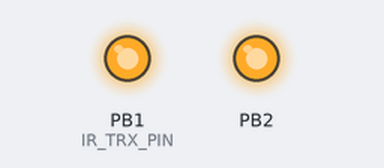
The program below on a simulated ATmega328P, built with avr-gcc and emulated at 16 MHz. Shown: output pins drawn as LEDs (lit = HIGH). Pins used as bus, display or sensor lines are not drawn; what the program prints to the serial monitor is not drawn. At 0.0 s the program stops and its outputs stay as they are.

Above: at 0.1 s.
Timing chart, 0 to 1.5 s (numbered marks = the images above):
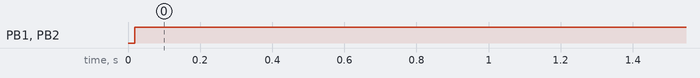

The program:

main.c
```c
#include <etc.h>
#include <string.h>
#include <stdio.h>
#include <stdlib.h>
#include <avr/io.h>
#include <avr/interrupt.h>
#include <util/delay.h>

#include <uart.h>
#include <adc.h>
#include <timer.h>
#include <pin_int.h>
#include <soft_uart.h>
#include <ir.h>
#include <spi.h>
#include <lora.h>

int usart_putchar_printf(char var, FILE *stream);

static FILE mystdout = FDEV_SETUP_STREAM(usart_putchar_printf, NULL, _FDEV_SETUP_WRITE);

int usart_putchar_printf(char var, FILE *stream)
{
    if (var == '\n') uartWriteChar('\r');
    uartWriteChar(var);
    return 0;
}

void uart_rcv_event()
{
    uartWriteString("\nThis is the UART interrupt handler"
                    "\n");
    adcStartMeasurement(0 /* just use channel 0 */);
}

void adc_fin_event(uint16_t adc_value)
{
    uartWriteString("\nThis is the ADC interrupt handler"
                    "\n");
}

void timer_ov_interrupt()
{
    PORTB ^= _BV(5);
    timerSetValue(57724); //overflow in 500ms
}

void pin_int0_interrupt()
{
    uartWriteString("\npin0 int triggered\n");
}

void pin_int1_interrupt()
{
    uartWriteString("\npin1 int triggered\n");
}

void soft_uart_interrupt()
{
    uint8_t data = softUartGetChar();
    softUartWriteChar(data);
    uartWriteChar(data);
}

uint8_t buffer[256];
void initLora()
{
    DDRB |= _BV(PB2) | _BV(PB1);
    void setSS(uint8_t state){if(state){PORTB |= _BV(PB2);}else{PORTB &= ~_BV(PB2);}}
    void setRst(uint8_t state){if(state){PORTB |= _BV(PB1);}else{PORTB &= ~_BV(PB1);}}
    spiInit();

    intCallbackHandle hndl = loraInit(&spiExchange, &setSS, &setRst, 866E6, buffer);

    if(hndl == 0)
        printf("Error while initializing lora\n");
    else
        pinInt0RegisterInterrupt(hndl, INT_RISING_EDGE);
}

void init()
{
    //switch on the integrated LED
    DDRB |= _BV(5);
    PORTB |= _BV(5);

    uartInit(UBBR_VALUE(57600));
    stdout = &mystdout;
    initLora();


    //adcInit();
    //timerInit();

    //the softuart is tested for speeds up to 38400 baut
    //softUartInit(SOFT_UART_BAUT_TO_US(9600));

    //adcRegisterInterrupt(adc_fin_event);
    //uartRegisterInterrupt(uart_rcv_event);
    //timerRegisterInterrupt(timer_ov_interrupt);
    //softUartRegisterInterrupt(soft_uart_interrupt);
    //those are used by the soft uart
    //pinInt0RegisterInterrupt(pin_int0_interrupt, INT_FALLING_EDGE);
    //pinInt1RegisterInterrupt(pin_int1_interrupt, INT_FALLING_EDGE);

    sei();
}
void loraWritePacket(uint8_t* data, uint8_t size);
uint8_t loraReadPacket(uint8_t* data);
void loraDoStuff();
int main(void)
{
    init();

    printf("Hello this is the " WHO_AM_I "\n");

    //loraDoStuff();
    char* tst = "this is a test";

    while (1)
    {

            loraWritePacket(tst, 10);

        int len = loraReadPacket(buffer);
        //printf("test7\n");

        for(int idx = 0; idx < len; idx++)
        {
            printf("%c", buffer[idx]);
        }

        printf("\n");
        _delay_ms(5000);
    }

    return 0;
}
```

etc.h
```c
//this is just to make sure VS code does not highlight all of the SFRs and stuff

//change this of differend CPUs otherwise it will not build
#ifndef ETC_H
#define ETC_H

#ifndef __AVR_ATmega328P__
#define __AVR_ATmega328P__
#endif

#ifndef F_CPU
#define F_CPU 16000000
#endif

#ifndef WHO_AM_I
#define WHO_AM_I "TEMPLATE"
#endif


enum IO_PORTS
{
    PORTB = 0,
    PORTC = 1,
    PORTD = 2
};

#endif
```

adc.c
```c
#include <etc.h>
#include <avr/io.h>
#include <avr/interrupt.h>
#include <adc.h>

static void (*adc_fin_int_funct) (uint16_t) = 0;

void adcRegisterInterrupt(void (*ptr) (uint16_t))
{
    //enable interrupt
    ADCSRA |= _BV(ADIE);
    adc_fin_int_funct = ptr;
}

ISR(ADC_vect)
{
    if(adc_fin_int_funct != 0)
        adc_fin_int_funct(ADCW);
}

void adcInit()
{
    //the adc frequency must be between 50khz and 200khz
    uint8_t prescaler = ADC_CLK_DIV128;

    //set the ref here because a ref change takes time!!!
    ADMUX = _BV(REFS0);
    ADCSRA = _BV(ADEN) | prescaler;
}

void adcStartMeasurement(uint8_t channel)
{
    ADMUX = _BV(REFS0) | (channel & 0x0F);
    ADCSRA |= _BV(ADSC);
}

uint16_t adcGetValue(uint8_t channel)
{
    ADMUX = _BV(REFS0) | (channel & 0x0F);
    ADCSRA |= _BV(ADSC);

    while (ADCSRA & _BV(ADSC))
        __asm volatile("nop");

    return ADCW;
}
```

adc.h
```c
#ifndef ADC_H
#define ADC_H

#include <stdint.h>

enum ADC_DIVIDER
{
    ADC_CLK_DIV2 = 1,
    ADC_CLK_DIV4 = 2,
    ADC_CLK_DIV8 = 3,
    ADC_CLK_DIV16 = 4,
    ADC_CLK_DIV32 = 5,
    ADC_CLK_DIV64 = 6,
    ADC_CLK_DIV128 = 7
};

void adcInit();
void adcStartMeasurement(uint8_t channel);
uint16_t adcGetValue(uint8_t channel);
void adcRegisterInterrupt(void (*ptr) (uint16_t));

#endif
```

ir.c
```c
#include <etc.h>
#include <ir.h>
#include <avr/io.h>

static uint16_t pulses[PULSES_BUFFER_SIZE];
static uint16_t pulses_cnt   = 0;
static uint8_t num_enc_data = 0;

uint16_t OPTIMIZE_O4 wait_for_high_value(uint16_t max_value)
{
    uint16_t time_elapsed = 0;

    while((IR_RCV_PORT & IR_RCV_PIN) == 0 && time_elapsed < max_value)
    {
        __asm volatile("nop\n nop\n nop\n nop\n nop\n nop\n");
        time_elapsed++;
    }

    return time_elapsed;
}

uint16_t OPTIMIZE_O4 wait_for_low_value(uint16_t max_value)
{
    uint16_t time_elapsed = 0;

    while((IR_RCV_PORT & IR_RCV_PIN) != 0 && time_elapsed < max_value)
    {
        __asm volatile("nop\n nop\n nop\n nop\n nop\n nop\n");
        time_elapsed++;
    }

    return time_elapsed;
}

uint16_t OPTIMIZE_O4 wait_for_high()
{
    uint16_t time_elapsed = 0;

    while((IR_RCV_PORT & IR_RCV_PIN) == 0)
    {
        wait_us();
        time_elapsed++;
    }

    return time_elapsed;
}

uint16_t OPTIMIZE_O4 wait_for_low()
{
    uint16_t time_elapsed = 0;

    while((IR_RCV_PORT & IR_RCV_PIN) != 0)
    {
        wait_us();
        time_elapsed++;
    }

    return time_elapsed;
}

void wait_for_start_frame()
{
    uint16_t first_pulse = 0;
    uint16_t second_pulse = 0;

    do
    {
        (void)wait_for_low();
        first_pulse = wait_for_high();
        second_pulse = wait_for_low();

        uint16_t tmp = first_pulse - second_pulse;
        if(tmp < (second_pulse + THRESHOLD) && tmp > (second_pulse - THRESHOLD))
            break;

    }while(1);
}

uint8_t isPulse(uint16_t pulse, uint16_t min, uint16_t threshold)
{
    if(pulse > (min - threshold) && pulse < (min + threshold))
        return 1;
    else
        return 0;
}

uint8_t decode_frames(uint8_t* buff, uint16_t max, uint16_t min, uint16_t number)
{
    if(number % 8 != 0)
        return pulses_cnt;

    uint32_t typical_long = 0;
    uint32_t typical_short = 0;

    uint16_t num_long = 0;
    uint16_t num_short = 0;
    uint16_t min_long = 0xffff;
    uint16_t max_long = 0;

    uint16_t min_short = 0xffff;
    uint16_t max_short = 0;
    uint16_t threshhold_long = 0;

    for(uint16_t index = 0;index < number; index++)
    {
        uint16_t tmp = pulses[index];

        if((tmp / min) > 1)
        {
            num_long++;
            if(tmp < min_long) min_long = tmp;
            if(tmp > max_long) max_long = tmp;
            typical_long += tmp;
        }
        else
        {
            num_short++;
            if(tmp < min_short) min_short = tmp;
            if(tmp > max_short) max_short = tmp;
            typical_short += tmp;
        }
    }

    typical_long /= num_long;
    typical_short /= num_short;

    threshhold_long = typical_long * 0.25;

    uint8_t num_bytes = number / 8;
    uint16_t pulses_processed = 0;

    for(num_enc_data = 0; num_enc_data < num_bytes; num_enc_data++)
    {
        uint8_t tmp = 0;
        for(uint8_t bits = 0; bits < 8; bits++)
        {
            uint8_t pulse = isPulse(pulses[pulses_processed++],typical_long,threshhold_long);

            tmp |= (pulse << bits);
        }
        buff[num_enc_data] = tmp;
    }

    uint16_t checksum = 0;

    for(uint8_t i = 0; i < num_enc_data - 1; i++)
        checksum += buff[i];

    checksum &= 0xff;

    return 0;
}

uint8_t ir_get_frame(uint8_t* buff)
{
    uint16_t max_high_value = 0;
    uint16_t min_high_value = 0xffff;
    uint16_t tmp = 0;
    uint16_t wait_value = 0;
    pulses_cnt = 0;

    wait_for_start_frame();
    (void)wait_for_high();

    do
    {
        wait_value = (min_high_value != 0xffff ? min_high_value * 5 : 0xFFFF);
        tmp = wait_for_low_value(wait_value);

        if(tmp == wait_value) break;

        pulses[pulses_cnt++] = tmp;

        if(tmp > max_high_value) max_high_value = tmp;
        if(tmp < min_high_value) min_high_value = tmp;

        tmp = wait_for_high_value(max_high_value + THRESHOLD);

        if(tmp == max_high_value + THRESHOLD) break;
    }while(1);

    return decode_frames(buff, max_high_value, min_high_value, pulses_cnt);
}

uint8_t ir_get_num_decoded_bytes()
{
    return num_enc_data;
}

void ir_init()
{
    DDRB &= ~IR_RCV_PIN;
    PORTB |= IR_RCV_PIN;

    DDRB |= IR_TRX_PIN;
}

static void __attribute__((optimize("O4"))) delayUs(uint16_t delay)
{
    delay--;
    do
    {
        __asm volatile("nop\n nop\n nop\n nop\n");
        __asm volatile("nop\n nop\n nop\n nop\n");
        __asm volatile("nop\n nop\n nop\n nop\n");
    } while (delay--);
}


void OPTIMIZE_O4 ir_write_pulse(uint16_t num_pulses)
{
    for(uint16_t pulse = 0; pulse < num_pulses - 1; pulse++)
    {
        IR_TRX_PORT |= IR_TRX_PIN;
        IR_HIGH_PULSE;
        IR_TRX_PORT &= ~IR_TRX_PIN;
        IR_LOW_PULSE;
    }

    IR_TRX_PORT |= IR_TRX_PIN;
    IR_HIGH_PULSE;
    IR_TRX_PORT &= ~IR_TRX_PIN;
}

void OPTIMIZE_O4 write_byte(uint8_t byte)
{
    for(uint8_t bit = 0; bit < 8; bit++)
    {
        uint8_t high = (byte & (1 << bit)) != 0 ? 1 : 0;
        ir_write_pulse(HIGH_PULSE_DELAY);

        if(high)
            delayUs(LOW_DELAY_LONG);
        else
            delayUs(LOW_DELAY_SHORT);
    }
}

void  OPTIMIZE_O4 ir_send_frame(uint8_t* buff, uint8_t size)
{
    {   //start frame
        ir_write_pulse(START_LONG);
        delayUs(START_SHORT);
    }

    for(int index = 0; index < size; index++ )
        write_byte(buff[index]);

    ir_write_pulse(HIGH_PULSE_DELAY);
}

void OPTIMIZE_O4 writeInitFrame()
{
    ir_write_pulse(HIGH_PULSE_DELAY);
    delayUs(500);

    ir_write_pulse(HIGH_PULSE_DELAY);
    delayUs(500);

    ir_write_pulse(HIGH_PULSE_DELAY);
    delayUs(500);

    ir_write_pulse(HIGH_PULSE_DELAY);
    delayUs(500);

    ir_write_pulse(HIGH_PULSE_DELAY);
    delayUs(500);

    ir_write_pulse(HIGH_PULSE_DELAY);
}
```

ir.h
```c
#ifndef LIB_SRC_IR_H
#define LIB_SRC_IR_H

#include <stdint.h>

#define KLIMA_WORK

//421
//1311
//445

#ifdef KLIMA_WORK
#define HIGH_PULSE_DELAY 16
#define LOW_DELAY_LONG  1311
#define LOW_DELAY_SHORT 445
#define START_LONG 129
#define START_SHORT 1745
#endif

#ifdef FERNSEHR
#define HIGH_PULSE_DELAY 23
#define LOW_DELAY_LONG  1629
#define LOW_DELAY_SHORT 501
#define START_LONG 336
#define START_SHORT 4482
#endif

#define IR_ONE_US_NOPS __asm volatile("nop\n nop\n nop\n nop\n nop\n nop\n nop\n nop\n nop\n nop\n nop\n nop\n nop\n nop\n nop\n nop\n");
#define IR_TWO_US_NOPS {IR_ONE_US_NOPS IR_ONE_US_NOPS }
#define IR_FOUR_US_NOPS {IR_TWO_US_NOPS IR_TWO_US_NOPS }
#define IR_EIGHT_US_NOPS {IR_FOUR_US_NOPS IR_FOUR_US_NOPS }

#define IR_HIGH_PULSE {IR_EIGHT_US_NOPS IR_FOUR_US_NOPS IR_TWO_US_NOPS IR_ONE_US_NOPS __asm volatile("nop\n nop\n nop\n ");}
#define IR_LOW_PULSE  {IR_EIGHT_US_NOPS IR_TWO_US_NOPS IR_ONE_US_NOPS __asm volatile("nop\n"); }

#define wait_us()\
{\
    __asm volatile("nop\n nop\n nop\n nop\n");\
    __asm volatile("nop\n nop\n nop\n nop\n");\
    __asm volatile("nop\n nop\n nop\n");\
}\

#define IR_RCV_PORT PINB
#define IR_RCV_PIN  _BV(4)

#define IR_TRX_PORT PORTB
#define IR_TRX_PIN  _BV(1)

#define OPTIMIZE_O4 __attribute__((optimize("O4")))

#define THRESHOLD (500u)
#define PULSES_BUFFER_SIZE (256u)

uint8_t ir_get_frame(uint8_t* buff);
void    ir_init(void);
uint8_t ir_get_num_decoded_bytes(void);

void ir_send_frame(uint8_t* buff, uint8_t size);
void writeInitFrame(void);

#endif /* LIB_SRC_IR_H */
```

lora.c
```c
#include <stdio.h>

#include <lora.h>
#include <lora_defs.h>

// inspired by:
// https://github.com/sandeepmistry/arduino-LoRa/blob/master/src/LoRa.cpp

#define WAIT(time){uint32_t cnt = time * 2; while(cnt--){ asm volatile("nop\n nop\n nop\n nop\n nop\n nop\n nop\n nop\n");}}

static spiExchangeHandle spiExchange = 0;
static setPortHandle setSS = 0;
static setPortHandle setRESET = 0;

static uint64_t lora_freq = 0;
static uint8_t read_callback = 0;
static uint8_t writing_in_progress = 0;

static volatile uint8_t  rcv_complete = 0;
static volatile uint8_t* rcv_buffer;
static volatile uint8_t  rcv_size = 0;

static uint8_t singleTransfer(uint8_t address, uint8_t value)
{
    setSS(0);
    spiExchange(address);
    uint8_t ret = spiExchange(value);
    setSS(1);
    return ret;
}

static void writeRegister(uint8_t addr, uint8_t value) { singleTransfer(addr | 0x80, value); }
static uint8_t readRegister(uint8_t address) { return singleTransfer(address & 0x7f, 0x00); }

void loraSleep()
    { writeRegister(REG_OP_MODE, MODE_LONG_RANGE_MODE | MODE_SLEEP); }

void loraStandBy()
    { writeRegister(REG_OP_MODE, MODE_LONG_RANGE_MODE | MODE_STDBY); }

void loraExplicitHeaderMode()
    { writeRegister(REG_MODEM_CONFIG_1, readRegister(REG_MODEM_CONFIG_1) & 0xfe);}

void loraImplicitHeaderMode()
    { writeRegister(REG_MODEM_CONFIG_1, readRegister(REG_MODEM_CONFIG_1) | 0x01); }

float loraPacketSnr()
    { return ((int8_t)readRegister(REG_PKT_SNR_VALUE)) * 0.25f; }

int loraPacketRssi()
    { return (readRegister(REG_PKT_RSSI_VALUE) - (lora_freq < 868E6 ? 164 : 157)); }

void loraSetSyncWord(int sw)
    { writeRegister(REG_SYNC_WORD, sw); }

void loraSetFrequency(uint64_t frequency)
{
  uint64_t frf = ((uint64_t)frequency << 19) / 32000000;
  lora_freq = frequency;

  writeRegister(REG_FRF_MSB, (uint8_t)(frf >> 16));
  writeRegister(REG_FRF_MID, (uint8_t)(frf >> 8));
  writeRegister(REG_FRF_LSB, (uint8_t)(frf >> 0));
}

void loraSetOCP(uint8_t mA)
{
  uint8_t ocpTrim = 27;

  if (mA <= 120) { ocpTrim = (mA - 45) / 5; }
  else if (mA <=240) { ocpTrim = (mA + 30) / 10; }

  writeRegister(REG_OCP, 0x20 | (0x1F & ocpTrim));
}

void loraSetTxPower(int level)
{
    if (level > 17)
    {
        if (level > 20) { level = 20; }
        level -= 3;
        // High Power +20 dBm Operation (Semtech SX1276/77/78/79 5.4.3.)
        writeRegister(REG_PA_DAC, 0x87);
        loraSetOCP(140);
    }
    else
    {
        //Default value PA_HF/LF or +17dBm
        if (level < 2) { level = 2; }
        writeRegister(REG_PA_DAC, 0x84);
        loraSetOCP(100);
    }

    writeRegister(REG_PA_CONFIG, PA_BOOST | (level - 2));
}

void loraReset()
{
    setRESET(0);
    WAIT(10000);
    setRESET(1);
    WAIT(10000);
}

void dio0IntCallback(void)
{
    WAIT(100);
    int irqFlags = readRegister(REG_IRQ_FLAGS);
    writeRegister(REG_IRQ_FLAGS, irqFlags);

    if ((irqFlags & IRQ_PAYLOAD_CRC_ERROR_MASK) != 0)
    {
        printf("crc err\n");
    }

    if ((irqFlags & IRQ_RX_DONE_MASK) != 0)
    {
        uint8_t rcv_len = readRegister(REG_RX_NB_BYTES);
        //printf("rx fin %d\n", rcv_len);
        writeRegister(REG_FIFO_ADDR_PTR, readRegister(REG_FIFO_RX_CURRENT_ADDR));

        for(int idx = 0; idx < rcv_len; idx++)
            rcv_buffer[idx] = readRegister(REG_FIFO);

        rcv_size = rcv_len;
        rcv_complete = 1;
    }

    if ((irqFlags & IRQ_TX_DONE_MASK) != 0)
    {
        WAIT(100);
        writeRegister(REG_DIO_MAPPING_1, 0x00); // DIO0 => RXDONE
        writeRegister(REG_OP_MODE, MODE_LONG_RANGE_MODE | MODE_RX_CONTINUOUS);
        writing_in_progress = 0;
    }

    return;
}

intCallbackHandle loraInit(spiExchangeHandle spi_exchange_handle, setPortHandle ss_handle, setPortHandle rst_handle, uint64_t freq, uint8_t* buffer)
{
    if(spi_exchange_handle == 0 || ss_handle == 0 || rst_handle == 0 || buffer == 0)
        return 0;

    spiExchange = spi_exchange_handle;
    setSS = ss_handle;
    setRESET = rst_handle;
    rcv_buffer = buffer;

    setSS(1);
    loraReset();

    if (readRegister(REG_VERSION) != 0x12)
        return 0;

    loraSleep();
    loraSetFrequency(freq);

    writeRegister(REG_FIFO_TX_BASE_ADDR, 0);
    writeRegister(REG_FIFO_RX_BASE_ADDR, 0);

    // set auto AGC
    writeRegister(REG_LNA, readRegister(REG_LNA) | 0x03);
    // set auto AGC
    writeRegister(REG_MODEM_CONFIG_3, 0x04);

       // set output power to 17 dBm
    loraSetTxPower(17);

    writeRegister(REG_DIO_MAPPING_1, 0x00); // DIO0 => RXDONE
    loraExplicitHeaderMode();
    writeRegister(REG_OP_MODE, MODE_LONG_RANGE_MODE | MODE_RX_CONTINUOUS);

    return &dio0IntCallback;
}

uint8_t loraReadPacket(uint8_t* data)
{
    while (rcv_complete == 0);

    rcv_complete = 0;

    return rcv_size;
}

void loraWritePacket(uint8_t* data, uint8_t size)
{
    while (writing_in_progress) WAIT(100);
    loraStandBy();
    writing_in_progress = 1;
    writeRegister(REG_FIFO_ADDR_PTR, 0);
    writeRegister(REG_PAYLOAD_LENGTH, size);
    writeRegister(REG_DIO_MAPPING_1, 0x40);

    while (size--)
        writeRegister(REG_FIFO, *data++);

    writeRegister(REG_OP_MODE, MODE_LONG_RANGE_MODE | MODE_TX);
}
```

lora.h
```c
#include <stdint.h>

#ifndef LORA_H
#define LORA_h

typedef uint8_t (*spiExchangeHandle) (uint8_t);
typedef void (*setPortHandle) (uint8_t);
typedef void (*intCallbackHandle) (void);

intCallbackHandle loraInit(spiExchangeHandle spi_exchange_handle, setPortHandle ss_handle, setPortHandle rst_handle, uint64_t freq, uint8_t* buffer);

#endif
```

pin_int.c
```c
#include <etc.h>

#include <avr/io.h>
#include <avr/interrupt.h>
#include <pin_int.h>

static void (*ext_pin0_int_funct) () = 0;
static void (*ext_pin1_int_funct) () = 0;

ISR(INT0_vect)
{
	if(ext_pin0_int_funct != 0)
        ext_pin0_int_funct();

        EIFR |= _BV(INTF0); //clear interrupt
}

ISR(INT1_vect)
{
	if(ext_pin1_int_funct != 0)
        ext_pin1_int_funct();

        EIFR |= _BV(INTF1); //clear interrupt
}

void pinInt0RegisterInterrupt(void (*ptr)(), uint8_t pin_change_setting)
{
    DDRD &= ~_BV(PD2);//input
	PORTD |= _BV(PD2); //pullup

    EIMSK |= _BV(INT0);
    EICRA |= pin_change_setting;

    ext_pin0_int_funct = ptr;
}

void pinInt1RegisterInterrupt(void (*ptr)(), uint8_t pin_change_setting)
{
    DDRD &= ~_BV(PD3);//input
	PORTD |= _BV(PD3); //pullup

    EIMSK |= _BV(INT1);
    EICRA |= pin_change_setting << 2;
    ext_pin1_int_funct = ptr;
}
```

Source omitted: lora_defs.h (1919 bytes), pin_int.h (435 bytes), soft_uart.c (1976 bytes), soft_uart.h (667 bytes), spi.c (679 bytes), spi.h (103 bytes), timer.c (597 bytes), timer.h (497 bytes), uart.c (1441 bytes), uart.h (811 bytes)

Measured:
- by itself, PB1 (IR_TRX_PIN): LOW → HIGH at 0.02 s
- by itself, PB2: LOW → HIGH at 0.00 s
